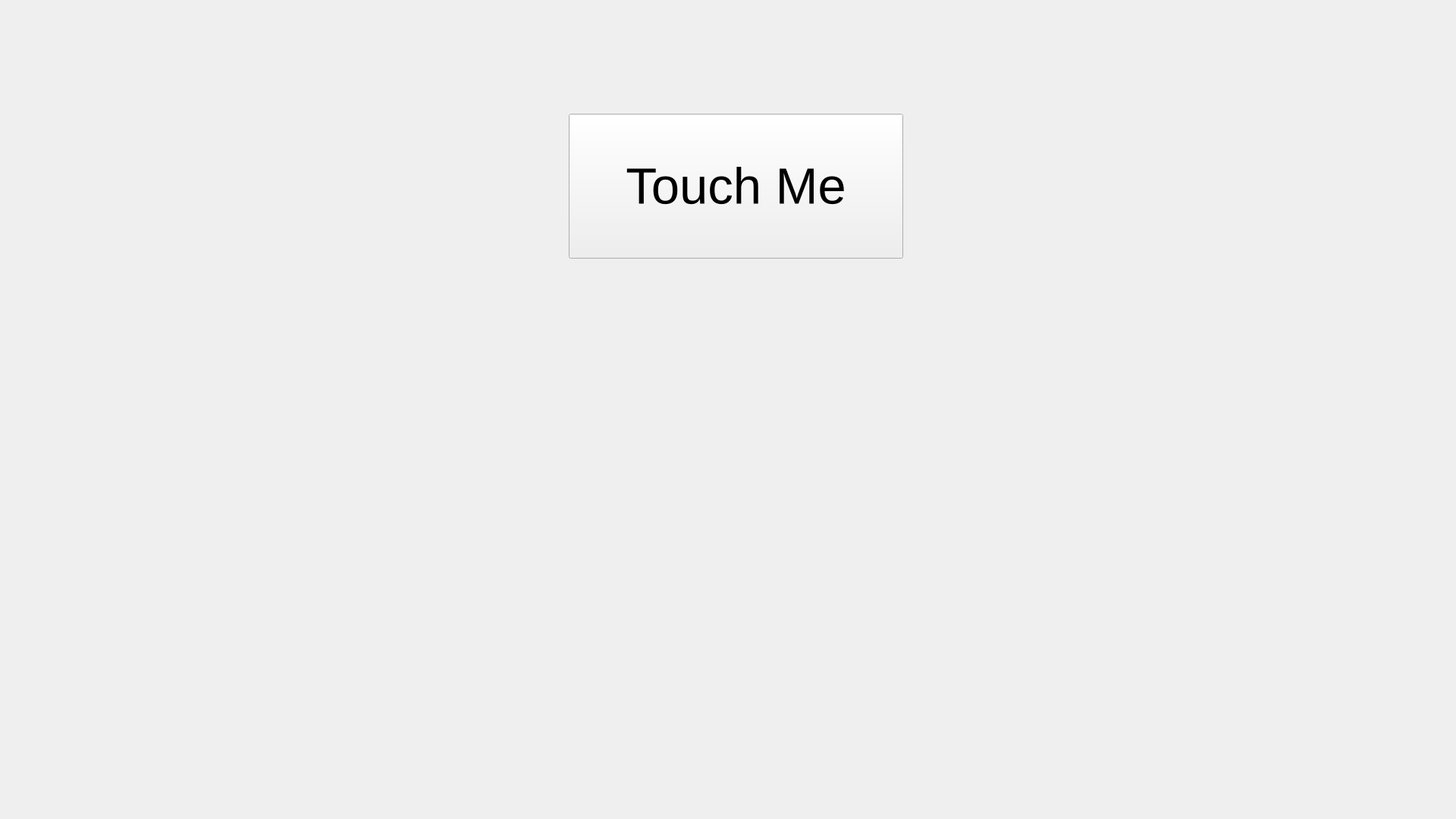
<?xml version="1.0" encoding="UTF-8"?>
<ui version="4.0">
 <class>Widget</class>
 <widget class="QWidget" name="Widget">
  <property name="geometry">
   <rect>
    <x>0</x>
    <y>0</y>
    <width>1920</width>
    <height>1080</height>
   </rect>
  </property>
  <property name="windowTitle">
   <string>Widget</string>
  </property>
  <widget class="QPushButton" name="pushButton">
   <property name="geometry">
    <rect>
     <x>750</x>
     <y>150</y>
     <width>441</width>
     <height>191</height>
    </rect>
   </property>
   <property name="font">
    <font>
     <pointsize>50</pointsize>
    </font>
   </property>
   <property name="text">
    <string>Touch Me</string>
   </property>
  </widget>
 </widget>
 <layoutdefault spacing="6" margin="11"/>
 <resources/>
 <connections/>
</ui>
